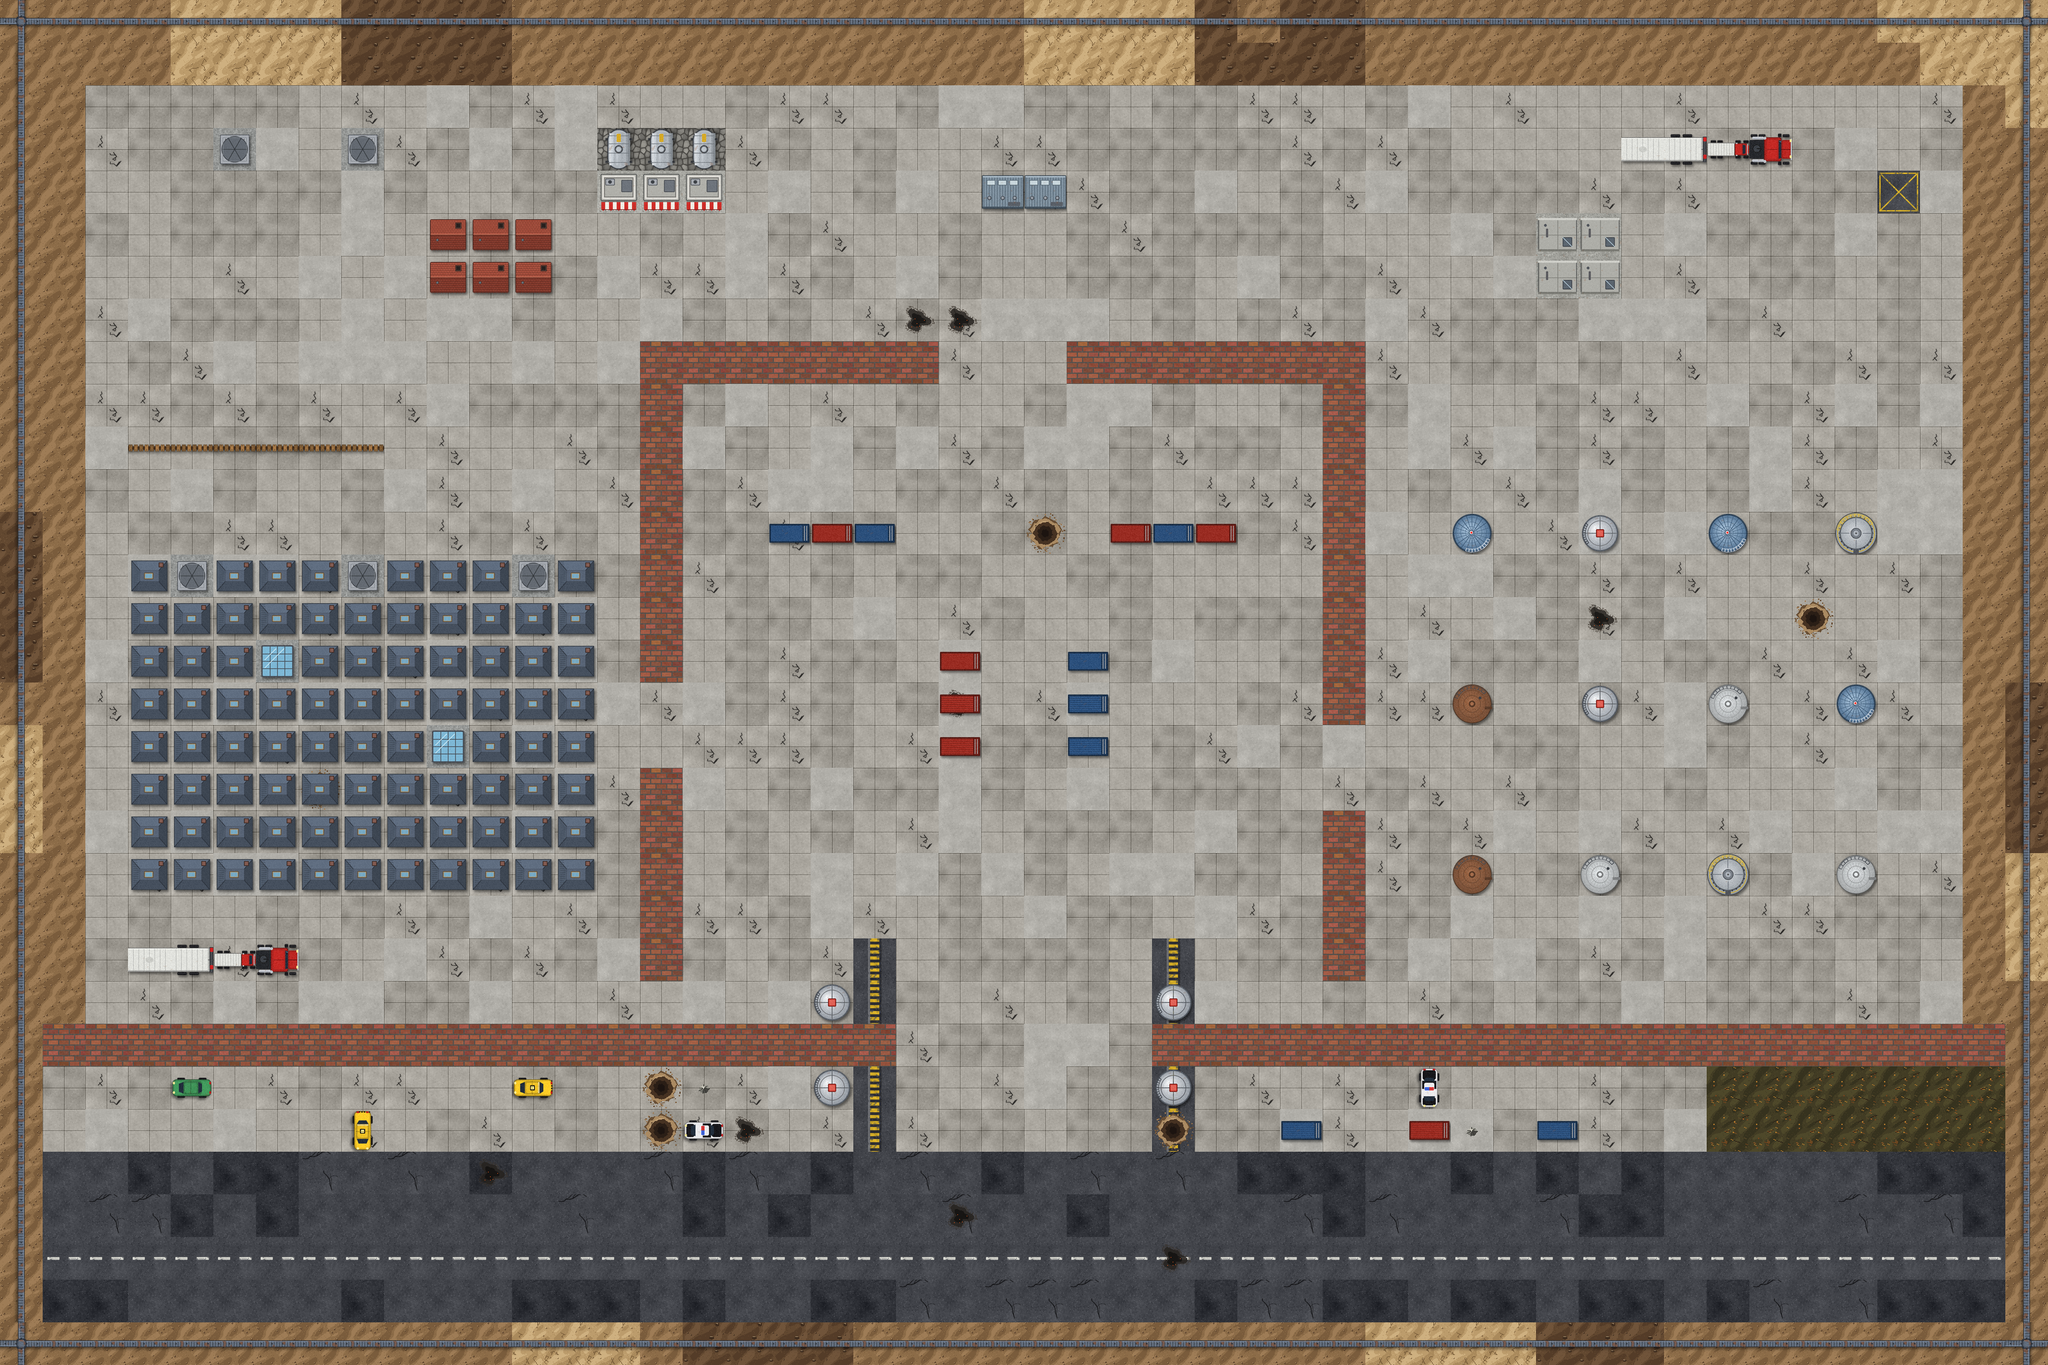

Below is a game level as drawn by its tile map, then a one-line description and the .tmx that defines it (tile-layer data replaced by summaries):
An orthogonal 48x32 tile map with 64x64 px tiles, 7 tile layers (main floor, Ground, Vegetation, Fencing, ...), 4 tilesets and 23 objects (5x enemy_scout, 5x enemy_medium, 4x relay, 3x cache, 2x enemy_heavy, ...).

<map version="1.10" tiledversion="1.12.2-2-geb83ddb9" orientation="orthogonal" renderorder="right-down" width="48" height="32" tilewidth="64" tileheight="64" infinite="0" nextlayerid="9" nextobjectid="24">
 <tileset firstgid="1" source="tar.tsx" />
 <tileset firstgid="41" source="terrain_spritesheet.tsx" />
 <tileset firstgid="97" source="fencing.tsx" />
 <tileset firstgid="145" source="buildings_objects_spritesheet_64.tsx" />
 <layer id="1" name="main floor" width="48" height="32">
  <data>[1536 cells, 1536 non-empty, 3 distinct tile ids]</data>
 </layer>
 <layer id="2" name="Ground" width="48" height="32">
  <data>[1536 cells, 1296 non-empty, 12 distinct tile ids]</data>
 </layer>
 <layer id="3" name="Vegetation" width="48" height="32">
  <data>[1536 cells, 32 non-empty, 4 distinct tile ids]</data>
 </layer>
 <layer id="4" name="Fencing" width="48" height="32">
  <data>[1536 cells, 156 non-empty, 2 distinct tile ids]</data>
 </layer>
 <layer id="5" name="wood" width="48" height="32">
  <data>[1536 cells, 7 non-empty, 2 distinct tile ids]</data>
 </layer>
 <layer id="6" name="cars" width="48" height="32">
  <data>[1536 cells, 13 non-empty, 7 distinct tile ids]</data>
 </layer>
 <layer id="7" name="buildings" width="48" height="32">
  <data>[1536 cells, 217 non-empty, 16 distinct tile ids]</data>
 </layer>
 <objectgroup id="8" name="markers">
  <object id="1" name="player_start" x="288" y="1888">
   <point />
  </object>
  <object id="2" name="exit" x="2848" y="288">
   <point />
  </object>
  <object id="3" name="relay" x="480" y="736">
   <point />
  </object>
  <object id="4" name="relay" x="2464" y="608">
   <point />
  </object>
  <object id="5" name="relay" x="1504" y="352">
   <point />
  </object>
  <object id="6" name="relay" x="416" y="352">
   <point />
  </object>
  <object id="7" name="cache" x="160" y="1120">
   <point />
  </object>
  <object id="8" name="cache" x="2912" y="1440">
   <point />
  </object>
  <object id="9" name="cache" x="1952" y="224">
   <point />
  </object>
  <object id="10" name="enemy_scout" x="672" y="1696">
   <point />
  </object>
  <object id="11" name="enemy_scout" x="2272" y="1824">
   <point />
  </object>
  <object id="12" name="enemy_scout" x="800" y="480">
   <point />
  </object>
  <object id="13" name="enemy_scout" x="2592" y="416">
   <point />
  </object>
  <object id="14" name="enemy_scout" x="1696" y="800">
   <point />
  </object>
  <object id="15" name="enemy_medium" x="1248" y="1376">
   <point />
  </object>
  <object id="16" name="enemy_medium" x="1824" y="1376">
   <point />
  </object>
  <object id="17" name="enemy_medium" x="608" y="608">
   <point />
  </object>
  <object id="18" name="enemy_medium" x="2400" y="544">
   <point />
  </object>
  <object id="19" name="enemy_medium" x="1568" y="416">
   <point />
  </object>
  <object id="20" name="enemy_heavy" x="1568" y="928">
   <point />
  </object>
  <object id="21" name="enemy_heavy" x="2464" y="1504">
   <point />
  </object>
  <object id="22" name="enemy_rocket" x="288" y="416">
   <point />
  </object>
  <object id="23" name="enemy_rocket" x="2720" y="608">
   <point />
  </object>
 </objectgroup>
</map>
